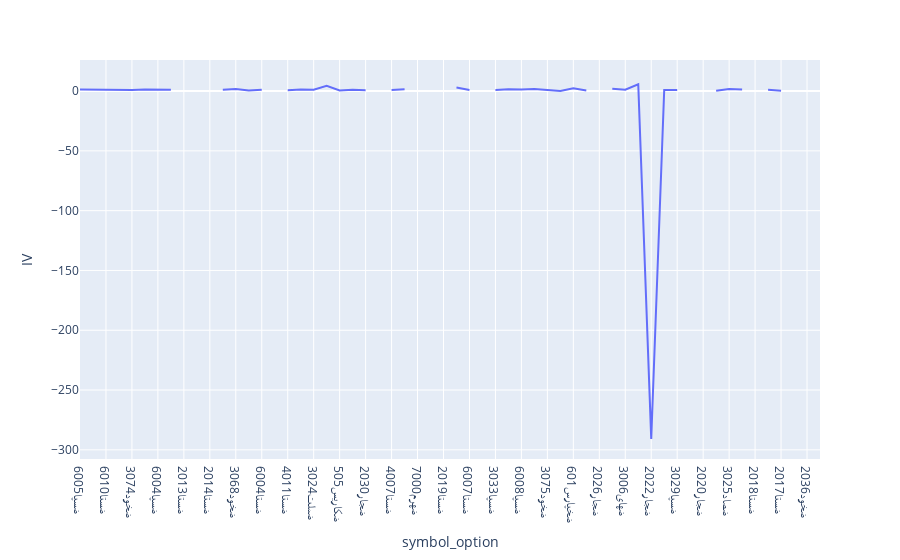

Notebook cell for this chart:
### Code cell
import plotly.express as px
options_selected = options_selected.reset_index(drop=True)
px.line(options_selected , x='symbol_option' , y='IV')

### Figure 1 — Plotly figure (JSON) as saved in the notebook; plotly's stock layout.template omitted (floating-point values rounded to 4 significant figures)
{"data": [{"hovertemplate": "symbol_option=%{x}<br>IV=%{y}<extra></extra>", "legendgroup": "", "line": {"color": "#636efa", "dash": "solid"}, "marker": {"symbol": "circle"}, "mode": "lines", "name": "", "orientation": "v", "showlegend": false, "type": "scatter", "x": ["ضسپا6005", "ضخود3072", "ضستا6010", "ضخود5017", "ضخود3074", "ضسپا3025", "ضسپا6004", "ضسپا3030", "ضستا2013", "ضجار2029", "ضستا2014", "ضخود5021", "ضخود3068", "ضسرو1021", "ضستا6004", "ضستا2015", "ضستا4011", "ضصاد3027", "ضملت3024", "ضدی500", "ضکاریس505", "ضسپا6011", "ضجار2030", "ضستا2016", "ضستا4007", "ضجار6000", "ضهرم7000", "ضهرم7008", "ضستا2019", "ضدی215", "ضستا6007", "ضشنا2025", "ضسپا3033", "ضخود3070", "ضسپا6008", "ضملت3020", "ضخود3075", "ضجار2027", "ضخپارس601", "ضروز4010", "ضجار2026", "ضکرمان602", "ضهای3006", "ضجار2025", "ضجار2022", "ضروز4005", "ضسپا3029", "ضهای3000", "ضجار2020", "ضجار2028", "ضصاد3025", "ضسپا3026", "ضستا2018", "ضستا6009", "ضستا2017", "ضخود2034", "ضخود2036", "ضدی203"], "xaxis": "x", "y": [1.356, 1.18, 0.8965, 1.316, 0.8958, 1.315, 1.149, 1.054, null, 0.9334, null, 1.128, 1.664, 0.5006, 1.19, null, 0.7348, 1.301, 1.172, 4.339, 0.5501, 1.199, 0.7601, null, 0.805, 1.475, null, 1.222, null, 3.019, 0.8825, null, 0.8926, 1.524, 1.311, 1.755, 0.8411, 0.1673, 2.363, 0.5614, null, 1.85, 1.109, 5.627, -291.0, 0.8512, 0.8705, null, null, 0.2655, 1.669, 1.287, null, 1.032, 0.3, null, null, 9.308], "yaxis": "y"}], "layout": {"legend": {"tracegroupgap": 0}, "margin": {"t": 60}, "xaxis": {"anchor": "y", "domain": [0, 1], "title": {"text": "symbol_option"}}, "yaxis": {"anchor": "x", "domain": [0, 1], "title": {"text": "IV"}}}}
